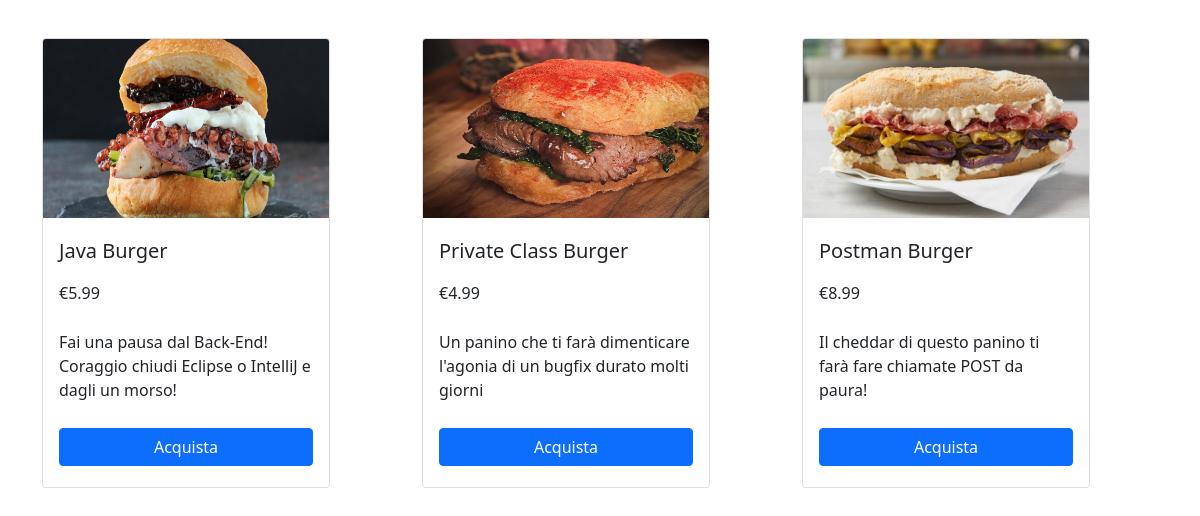
The page /BurgerCity/ (lower part) on the database as committed earlier.
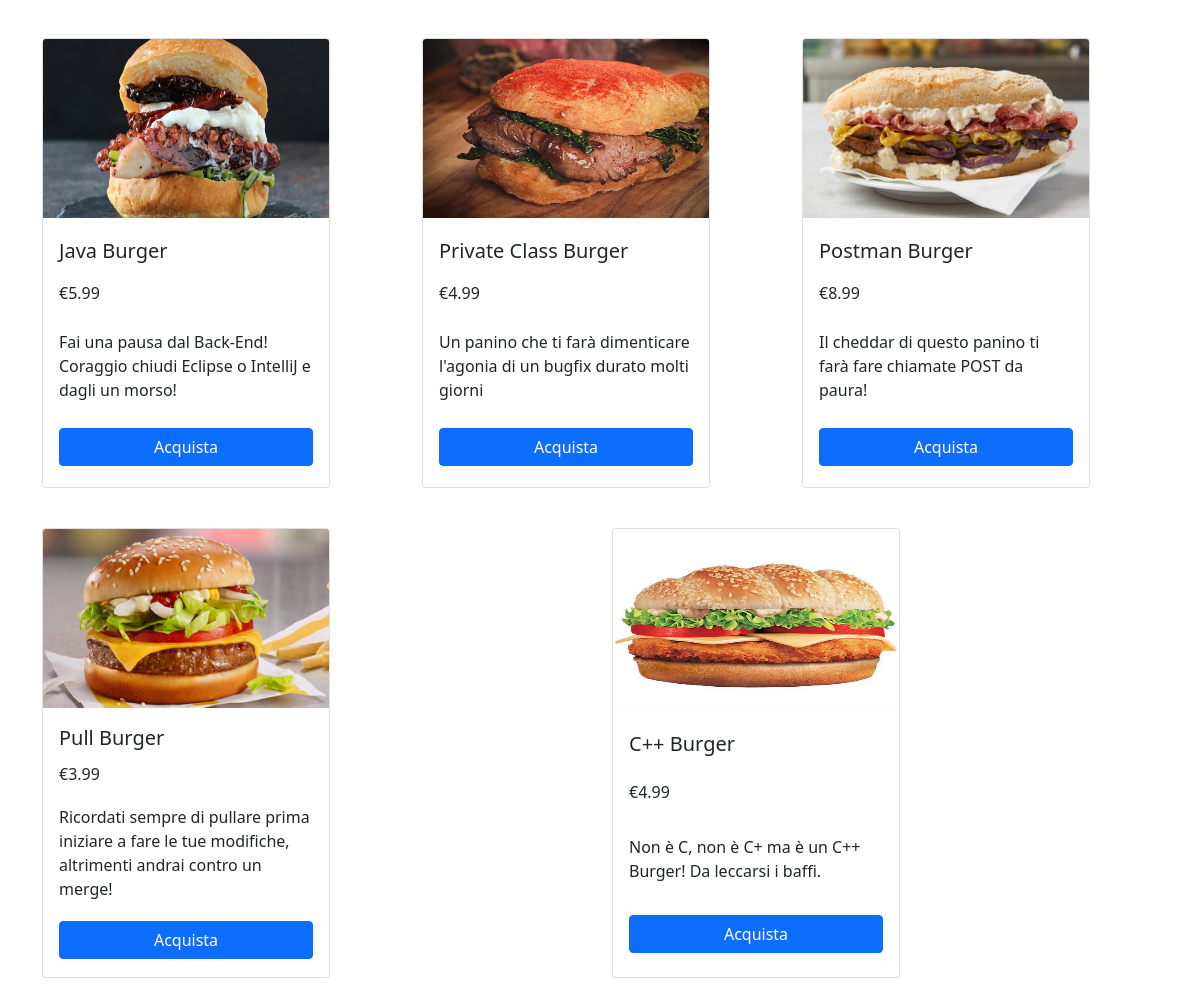
The same page on the database as committed later.
### BurgerCity/models.py (models this page shows, shortened)
class Burger(models.Model):
    immagine = models.ImageField()
    nome = models.CharField(max_length=20)
    prezzo = models.FloatField()
    descrizione = models.CharField(max_length=800)

### BurgerCity/views.py (the view)
# urls.py: path('', views.BurgerCity, name='BurgerCity'),
def BurgerCity(request):
    Burgers = Burger.objects.all()
    return render(request, 'BurgerCity/burgercity.html', {'Burgers': Burgers})

### BurgerCity/templates/BurgerCity/burgercity.html (shortened to what this page needs)
{% extends 'BurgerCity/common.html' %} {% block content %}
<div class="container">
  <div class="row">
    {% for Burger in Burgers %}
    <div class="col-sm">
      <div
        class="card"
        style="width: 18rem; height: 450px; margin-bottom: 40px"
      >
        <img
          src="{{Burger.immagine.url}}"
          class="card-img-top"
          alt="..."
          style="height: 40%"
        />
        <div
          class="card-body"
          style="
            display: flex;
            flex-direction: column;
            justify-content: space-around;
          "
        >
          <h5 class="card-title">{{Burger.nome}}</h5>
          <p class="card-text">€{{Burger.prezzo}}</p>
          <p class="card-text">{{Burger.descrizione}}</p>
          <a href="#" class="btn btn-primary">Acquista</a>
        </div>
      </div>
    </div>
    {% endfor %}
  </div>
</div>
{% endblock %}

### BurgerCity/templates/BurgerCity/common.html (shortened to what this page needs)
<!DOCTYPE html>
<html lang="en">
  <head>
    <link
      href="https://cdn.jsdelivr.net/npm/bootstrap@5.0.0-beta2/dist/css/bootstrap.min.css"
      rel="stylesheet"
    />
  </head>
  <body>
    {% block content %} {% endblock %}
  </body>
</html>

Rows that differ between the two databases and show on the page:
added Burger: immagine (picture), nome "Pull Burger", prezzo "3.99", descrizione "Ricordati sempre di pullare prima iniziare a fare le tue modifiche, altrimenti andrai contro un merge!"
added Burger: immagine (picture), nome "C++ Burger", prezzo "4.99", descrizione "Non è C, non è C+ ma è un C++ Burger! Da leccarsi i baffi."
